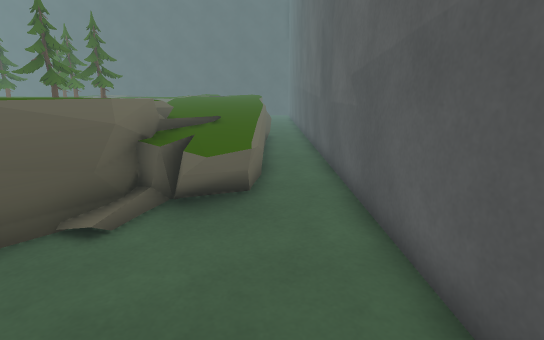
view 1 (above)

23 first-person views from a walk through a scene from a Unity 3-D project. The camera is 1.2 m above the floor, tilts 14° down and sees 85° across. The floor is counted in squares, 0.5 m on a side. Each view is taken from the middle of a square. On the plan, view 1 faces up. The plan holds only what a view shows up to about 19 squares ahead; the rest is blank. The place goes on beyond the plan. The player character is not drawn. Some animated figures are not drawn.

view 2
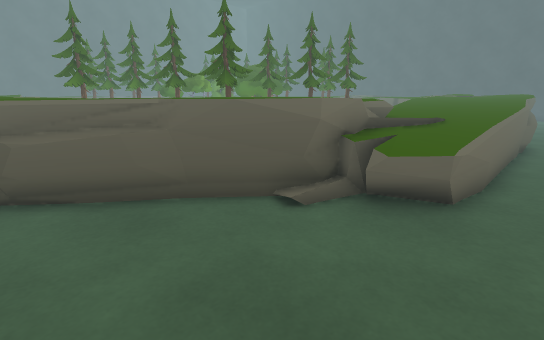

view 3
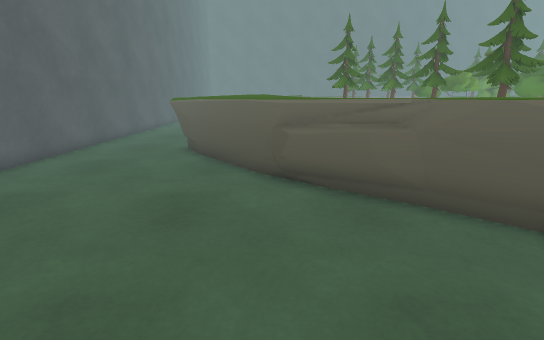

view 4
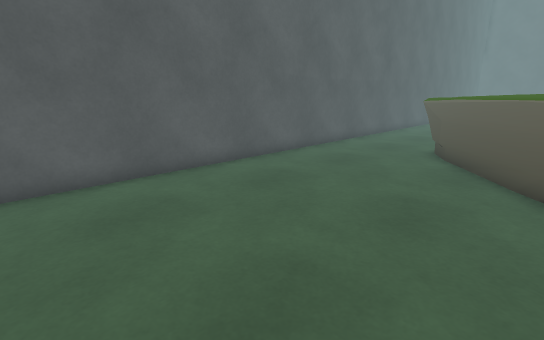

view 5
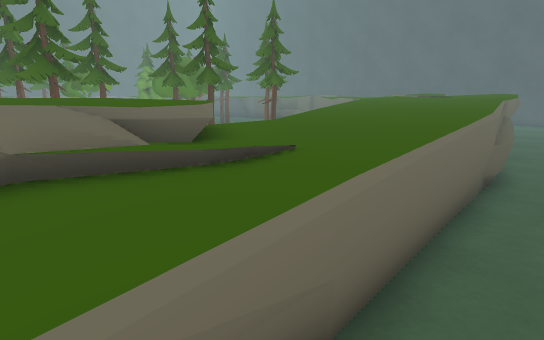

view 6
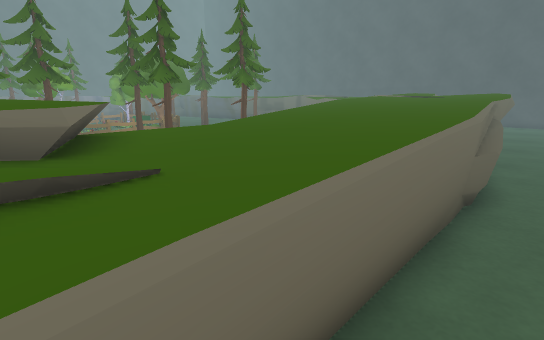

view 7
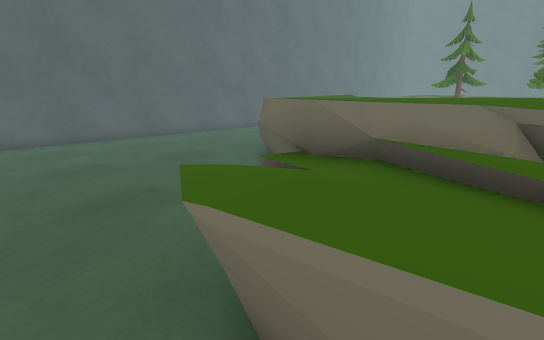

view 8
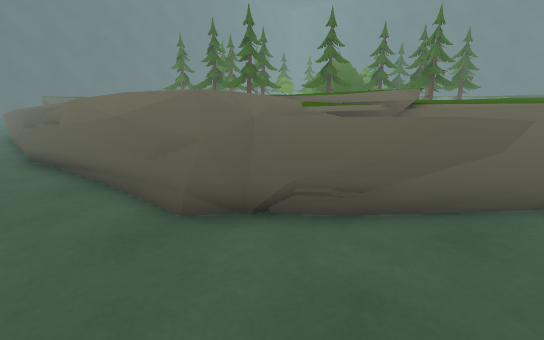

view 9
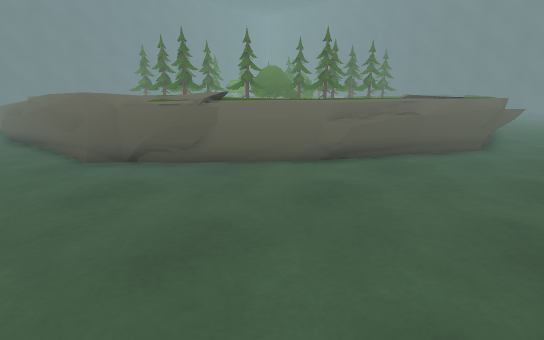

view 10
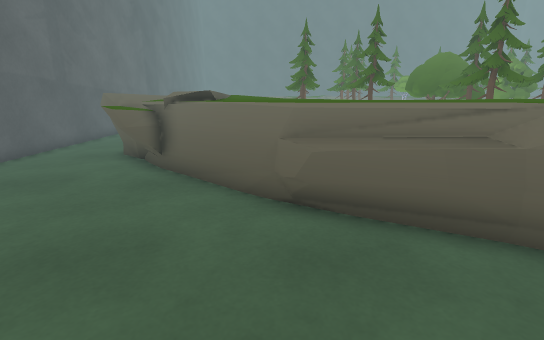

view 11
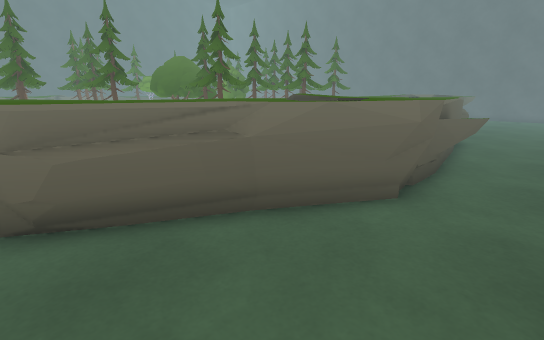

view 12
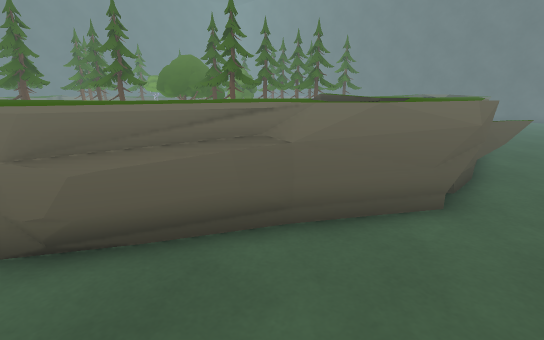

view 13
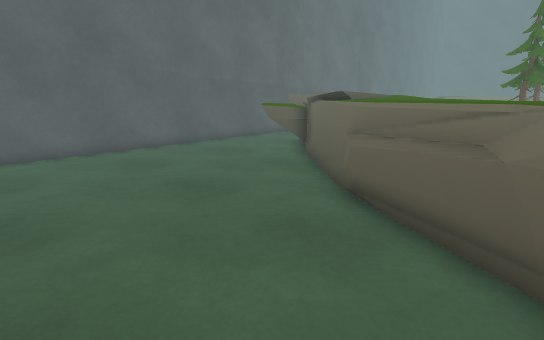

view 14
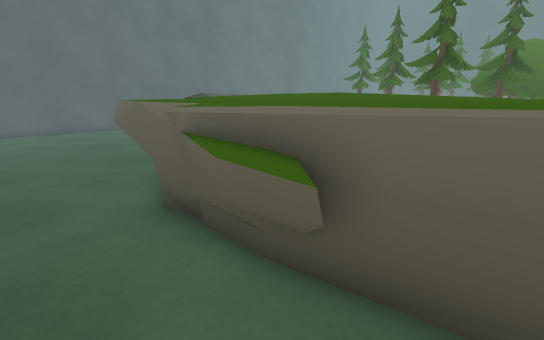

view 15
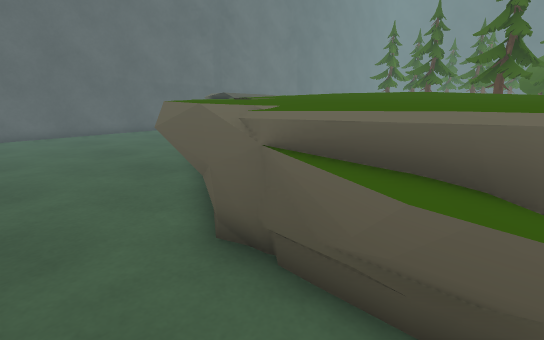

view 16
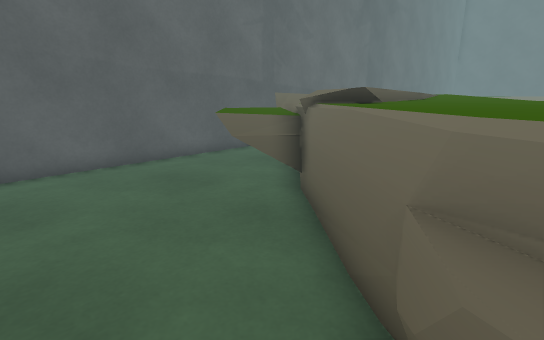

view 17
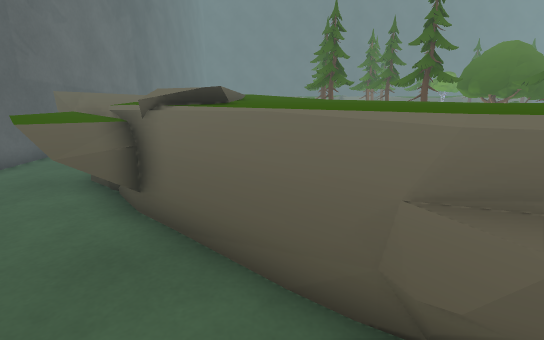

view 18
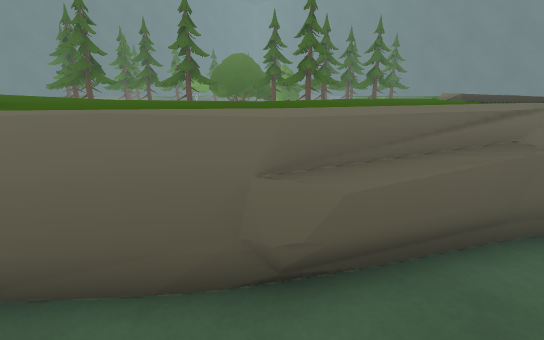

view 19
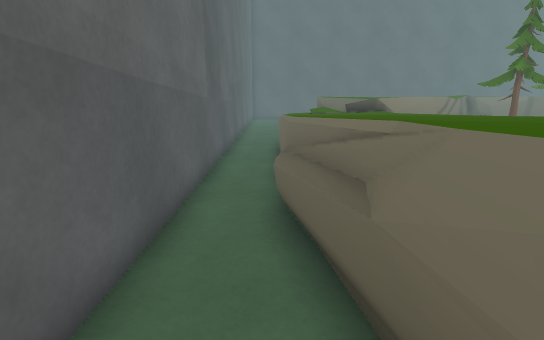

view 20
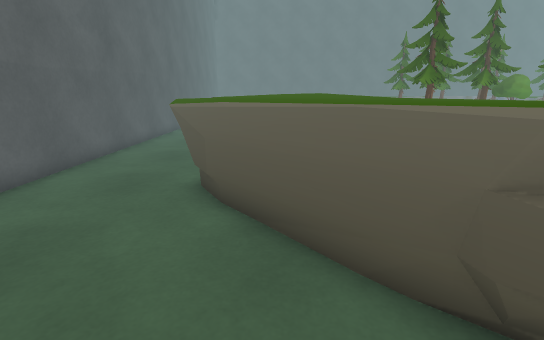

view 21
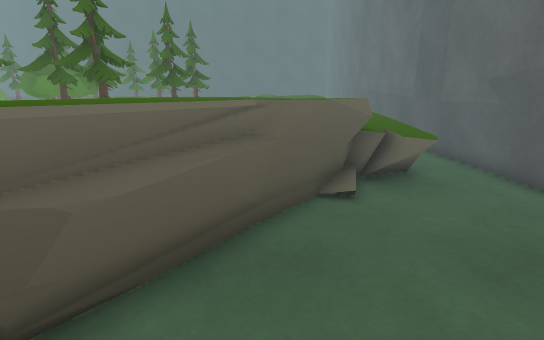

view 22
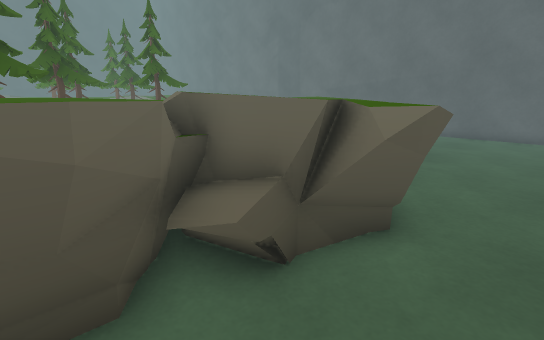

view 23
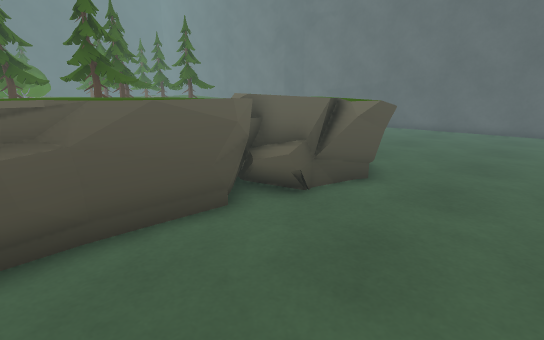

### Floor plan
Key: @ floor where view 1 was taken; # wall or solid block; x gap in a wall; . floor; = window, fence, low wall or low ledge; ^ raised ledge; O other object.
Columns run from 21 left of view 1 to 2 right of it. Each row starts with its distance up from view 1.
 38 .......................
 37 .......................#
 36 .==^^^^#...............#
 35 ^^^^^^^^^..............#
 34 ^^^^^^^^^^=............#
 33 ^^^^^^^^ ^^^...........#
 32  ^^^^^^^^^^^^=.........#
 31 ^^^^^^^^^^^^^^=..=.....#
 30      ^^^^^^^^^^^.##....#
 29       ^^ ^ ^^^^^^^^....#
 28         ^^^^^^^^^^^....#
 27          .^^^^^^^^^^...#
 26    OO        ^^^^^^^^..#
 25    OOO        ^^  ^^^..#
 24 O  OOO         ^^^^^^..#
 23 O O            ^^^^^^..#
 22 OOOO   O       ^^^^^^..#
 21   OO   OO      ^^^^^^=.#
 20 OOOOO  OOO     ^^^^^^=.#
 19  O OO     OO   ^^^^^^^.#
 18     O     OOO  ^^^^^^^.#
 17    OO     OOO  ^^^^^^^.#
 16     O OO       ^^^^^^^.#
 15       OOO OO    ^^^^^^.#
 14       OOO OOO   ^^^^^^.#
 13                 ^^^^^^.#
 12       OO         ^^^^^.#
 11  OO   OOO       ^^^^^^.#
 10       O OOO    =^^^^^^.#
  9  O   OO  OOO  #^^^^^^^.#
  8  OO  OOO OOO ^^^^^^^^^.#
  7  OO         ^^^^^^^^^^.#
  6            ^^^^^^^^^^..#
  5    OO       ^^^^^^^x=..#
  4    OO       ^^^^^^#....#
  3     O    ^  ^^^^^#.....#
  2   ^ ^    ^ ^^^^^=......#
  1  ^^^^^^ ^^ ^^^^^.......#
  0  ^^^^  ^^^^^^^^......@.#
 -1      ^^^^^^^^=.........#
 -2     ^^^^^^^^...........#
 -3 ^^^^^^^^^^^............#
 -4 .. #.=^^^^.............#
 -5 ......#^#..............#
 -6  ......................#
 -7 .......................#
 -8 .......................
 -9 #######################

Positions as (right, up) in squares from view 1, and headings:
1: (0, 0), facing up
2: (1, 0), facing up-left
3: (1, 0), facing left
4: (1, 0), facing down-left
5: (1, 7), facing up-left
6: (1, 9), facing up-left
7: (1, 9), facing down-left
8: (1, 31), facing down-left
9: (1, 38), facing down-left
10: (-8, 38), facing down
11: (-8, 38), facing down-left
12: (-8, 37), facing down-left
13: (-12, 38), facing down-right
14: (-21, 38), facing down-right
15: (-19, 38), facing down-right
16: (-9, 34), facing down-right
17: (-7, 34), facing down
18: (-6, 34), facing down-left
19: (0, 23), facing down
20: (-5, -2), facing left
21: (-5, -2), facing up
22: (-18, -6), facing up-right
23: (-21, -8), facing up-right
